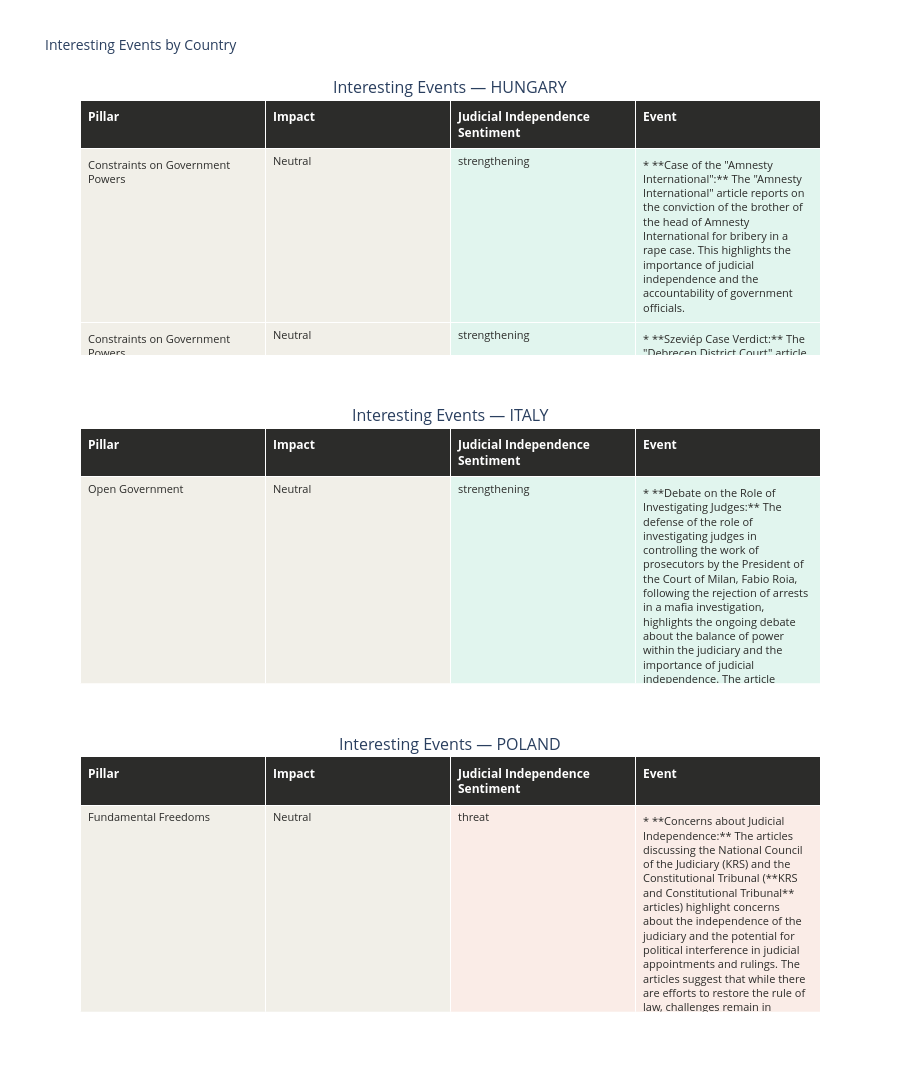

Notebook source saved alongside this figure:
### Markdown cell above
### 2.2 Eventos Interesantes

Eventos que tienen un impacto contrario/distinto al sentimiento de independencia judicial. Es decir:
- Noticias que tienen un impacto positivo en el pilar pero un sentimiento de independencia judicial negativo (amenaza)
- Noticias que tienen un impacto negativo en el pilar pero un sentimiento de independencia judicial positivo (fortalecimiento)
- Noticias que tienen un impacto neutral en el pilar pero un sentimiento de independencia judicial positivo/negativo (amenaza/fortalecimiento)

### Code cell
fig = plot_interesting_events(df)

### Figure 1 — Plotly figure (JSON) as saved in the notebook; plotly's stock layout.template omitted (floating-point values rounded to 4 significant figures)
{"data": [{"cells": {"align": ["left", "left", "left", "left"], "fill": {"color": [["#F1EFE8", "#F1EFE8", "#F1EFE8", "#F1EFE8", "#F1EFE8", "#F1EFE8", "#F1EFE8", "#F1EFE8", "#F1EFE8", "#F1EFE8"], ["#F1EFE8", "#F1EFE8", "#F1EFE8", "#F1EFE8", "#F1EFE8", "#F1EFE8", "#F1EFE8", "#F1EFE8", "#F1EFE8", "#F1EFE8"], ["#E1F5EE", "#E1F5EE", "#E1F5EE", "#E1F5EE", "#E1F5EE", "#E1F5EE", "#E1F5EE", "#E1F5EE", "#E1F5EE", "#E1F5EE"], ["#E1F5EE", "#E1F5EE", "#E1F5EE", "#E1F5EE", "#E1F5EE", "#E1F5EE", "#E1F5EE", "#E1F5EE", "#E1F5EE", "#E1F5EE"]]}, "font": {"color": "#2C2C2A", "size": 11}, "height": 60, "values": [["Constraints on Government Powers", "Constraints on Government Powers", "Constraints on Government Powers", "Constraints on Government Powers", "Constraints on Government Powers", "Constraints on Government Powers", "Constraints on Government Powers", "Constraints on Government Powers", "Constraints on Government Powers", "Constraints on Government Powers"], ["Neutral", "Neutral", "Neutral", "Neutral", "Neutral", "Neutral", "Neutral", "Neutral", "Neutral", "Neutral"], ["strengthening", "strengthening", "strengthening", "strengthening", "strengthening", "strengthening", "strengthening", "strengthening", "strengthening", "strengthening"], ["* **Case of the \"Amnesty International\":** The \"Amnesty International\" article reports on the conviction of the brother of the head of Amnesty International for bribery in a rape case. This highlights the importance of judicial independence and the accountability of government officials.", "* **Szeviép Case Verdict:** The \"Debrecen District Court\" article reports on the sentencing of a defendant in the Szeviép case, a complex financial crime case. The fact that the case went through multiple appeals and resulted in a conviction suggests that the judiciary is willing to pursue complex cases and hold individuals accountable.", "* **Legal Framework for Presidential Election:** The \"President of the Republic\" article outlines the legal framework for the presidential election, highlighting the role of the Parliament and the independence of the judiciary in overseeing the process.", "* **Investigation into the Case of Csaba Tordai:** The \"Csaba Tordai\" article reports on the ongoing investigation into the alleged falsification of fundraising records for the 99 Movement, founded by Budapest Mayor Gergely Karácsony. This highlights the independence of the judiciary and the accountability of high-ranking government officials.", "* **Case of János Reményi:** The \"János Reményi\" article reports on the case of a man who is appealing to the Constitutional Court after a court ruled against him in a case involving his right to image. This case highlights the independence of the judiciary and the effectiveness of oversight institutions in ensuring that government powers are not abused.", "* **Investigation into the Case of Mór Vig:** The \"Mór Vig\" article reports on the upcoming trial of Mór Vig, a former lawyer and Amnesty International Hungary director, for attempted serious bodily injury. This highlights the independence of the judiciary and the accountability of government officials.", "* **Case of the \"Szeviép Case\":** The \"Szeviép Case\" article reports on the Debrecen District Court's decision to fine a defendant in the Szeviép case. This highlights the judiciary's role in holding individuals accountable for financial crimes.", "* **Case of the \"EU Funds\":** The \"EU Funds\" article reports on the European Commission's decision to withhold EU funds from Hungary due to concerns about the Hungarian justice system. This highlights the importance of the independence and effectiveness of oversight institutions.", "* **Trial of Five Teachers Fired for Civil Disobedience:** The \"Five Teachers\" article reports on the ongoing trial of five teachers who were fired for participating in a civil disobedience action. This case highlights the independence of the judiciary in scrutinizing the actions of government officials and ensuring that citizens' rights are protected.", "* **Investigation into the Mathias Corvinus Collegium Foundation:** The \"Mathias Corvinus Collegium Foundation\" article reports on the Constitutional Court's ruling that the Hungarian Socialist Party (MSZP) made false statements about the Mathias Corvinus Collegium Foundation. This highlights the independence of the judiciary in Hungary."]]}, "domain": {"x": [0, 1], "y": [0.72, 1]}, "header": {"align": ["left", "left", "left", "left"], "fill": {"color": "#2C2C2A"}, "font": {"color": "white", "size": 12}, "height": 32, "values": ["<b>Pillar</b>", "<b>Impact</b>", "<b>Judicial Independence Sentiment</b>", "<b>Event</b>"]}, "type": "table"}, {"cells": {"align": ["left", "left", "left", "left"], "fill": {"color": [["#F1EFE8"], ["#F1EFE8"], ["#E1F5EE"], ["#E1F5EE"]]}, "font": {"color": "#2C2C2A", "size": 11}, "height": 60, "values": [["Open Government"], ["Neutral"], ["strengthening"], ["* **Debate on the Role of Investigating Judges:** The defense of the role of investigating judges in controlling the work of prosecutors by the President of the Court of Milan, Fabio Roia, following the rejection of arrests in a mafia investigation, highlights the ongoing debate about the balance of power within the judiciary and the importance of judicial independence. The article discussing Roia's comments and the controversy surrounding the judge's decision exemplifies this debate."]]}, "domain": {"x": [0, 1], "y": [0.36, 0.64]}, "header": {"align": ["left", "left", "left", "left"], "fill": {"color": "#2C2C2A"}, "font": {"color": "white", "size": 12}, "height": 32, "values": ["<b>Pillar</b>", "<b>Impact</b>", "<b>Judicial Independence Sentiment</b>", "<b>Event</b>"]}, "type": "table"}, {"cells": {"align": ["left", "left", "left", "left"], "fill": {"color": [["#F1EFE8", "#F1EFE8"], ["#F1EFE8", "#F1EFE8"], ["#FAECE7", "#FAECE7"], ["#FAECE7", "#FAECE7"]]}, "font": {"color": "#2C2C2A", "size": 11}, "height": 60, "values": [["Fundamental Freedoms", "Criminal Justice"], ["Neutral", "Neutral"], ["threat", "threat"], ["* **Concerns about Judicial Independence:** The articles discussing the National Council of the Judiciary (KRS) and the Constitutional Tribunal (**KRS and Constitutional Tribunal** articles) highlight concerns about the independence of the judiciary and the potential for political interference in judicial appointments and rulings. The articles suggest that while there are efforts to restore the rule of law, challenges remain in ensuring the independence and impartiality of the justice system.", "* **Potential for Political Influence:** The \"Mariusz Kamiński\" case raises concerns about the potential for political influence on the judicial process, particularly in cases involving high-profile individuals."]]}, "domain": {"x": [0, 1], "y": [0, 0.28]}, "header": {"align": ["left", "left", "left", "left"], "fill": {"color": "#2C2C2A"}, "font": {"color": "white", "size": 12}, "height": 32, "values": ["<b>Pillar</b>", "<b>Impact</b>", "<b>Judicial Independence Sentiment</b>", "<b>Event</b>"]}, "type": "table"}], "layout": {"annotations": [{"font": {"size": 16}, "showarrow": false, "text": "Interesting Events — HUNGARY", "x": 0.5, "xanchor": "center", "xref": "paper", "y": 1, "yanchor": "bottom", "yref": "paper"}, {"font": {"size": 16}, "showarrow": false, "text": "Interesting Events — ITALY", "x": 0.5, "xanchor": "center", "xref": "paper", "y": 0.64, "yanchor": "bottom", "yref": "paper"}, {"font": {"size": 16}, "showarrow": false, "text": "Interesting Events — POLAND", "x": 0.5, "xanchor": "center", "xref": "paper", "y": 0.28, "yanchor": "bottom", "yref": "paper"}], "height": 1800, "paper_bgcolor": "white", "title": {"font": {"size": 14}, "text": "Interesting Events by Country"}}}
